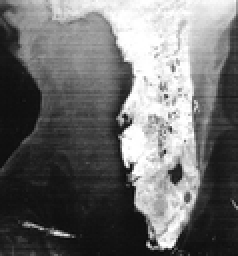
%> input picture AP7/pratica7.png, 119 x 128 px, shrunk from 754 x 808 before the run (shown 2 times larger)
$ octave ap7.m   (GNU Octave 9; MATLAB toolbox functions it lacks are replaced by stand-ins)
%> lines starting %> are read from the running program, lines starting %| are printed output that depends on the picture
pkg load image;

#demora um pouco para executar

function img = euclidianDistance(i,j,P,Q)
  img = sqrt((i-(P/2))^2 + (j-(Q/2))^2);
endfunction

function img = lowPassGaussianFilter(img, P, Q, D0)
  for i = 0:P-1
    for j = 0:Q-1
      img(i+1,j+1) = e^(-((euclidianDistance(i,j,P,Q))^2)/(2*(D0)^2));
    endfor
  endfor
endfunction


function img = highPassGaussianFilter(img, P, Q, D0)
  for i = 0:P-1
    for j = 0:Q-1
      img(i+1,j+1) = 1 - e^(-((euclidianDistance(i,j,P,Q))^2)/(2*(D0)^2));
    endfor
  endfor
endfunction

imagemBase = imread("pratica7.png");
%> imagemBase is the input picture: size 128x119 uint8; min 9, max 255, mean 109.3
imdouble = im2double(imagemBase);


m = rows(imdouble);
%> m = 128
n = columns(imdouble);
%> n = 119
P = m*2;
%> P = 256
Q = n*2;
%> Q = 238

imtransform = fft2(imdouble, P,Q);
imtransform = fftshift(imtransform);

#figure, imshow(uint8(abs(imtransform)));
imwrite (uint8(abs(imtransform)), "espectro.png");
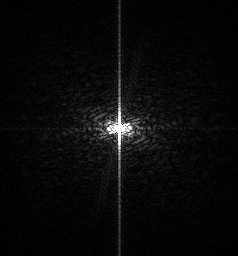
%> saved as espectro.png: size 256x238 uint8; min 0, max 255, mean 9.3


imfilter = lowPassGaussianFilter(imdouble, P, Q, 85);
%> after the loop in lowPassGaussianFilter, `for i = 0:P-1`:
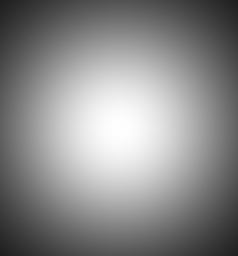
%> img: size 256x238 double; min 0.121, max 1, mean 0.542
imfilter2 = highPassGaussianFilter(imdouble, P, Q, 100);
%> after the loop in highPassGaussianFilter, `for i = 0:P-1`:
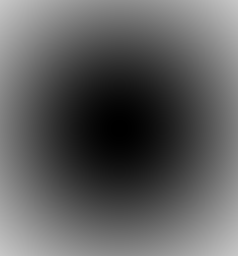
%> img: size 256x238 double; min 0, max 0.783, mean 0.369
#figure, imshow(im2uint8(imfilter));
imwrite(im2uint8(imfilter), "filtro.png");

imfilter = imtransform .*imfilter;
imfilter = ifftshift(imfilter);
imfilter = ifft2(imfilter);
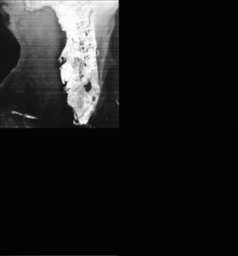
%> imfilter: size 256x238 double; min -0.0133, max 1.01, mean 0.107; drawn with min black and max white
imfilter = real(imfilter);

imfilter2 = imtransform .*imfilter;
imfilter2 = ifftshift(imfilter);
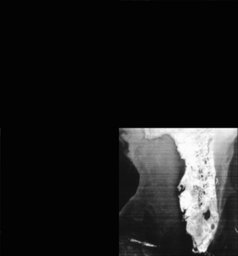
%> imfilter2: size 256x238 double; min -0.0133, max 1.01, mean 0.107; mean of the top-left, top-right, bottom-left and bottom-right quarters 1.34e-06, 0.00099, 0.000287, 0.427; drawn with min black and max white
imfilter2 = ifft2(imfilter);
imfilter2 = real(imfilter);

final = zeros (m,n);
final = im2uint8(imfilter(1:m,1:n));
final2 = im2uint8(imfilter2(1:m,1:n));

title("Resultado");
#figure, imshow(final);
imwrite(final, "resultado.png");
imwrite(final2, "resultado2.png");
